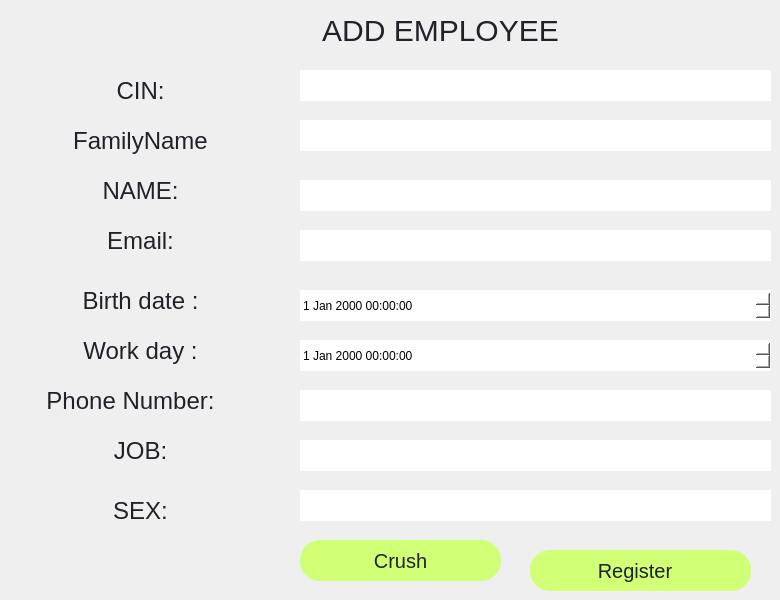
   <widget class="QWidget" name="page">
    <widget class="QLineEdit" name="lineEdit_8">
     <property name="geometry">
      <rect>
       <x>300</x>
       <y>70</y>
       <width>471</width>
       <height>31</height>
      </rect>
     </property>
     <property name="styleSheet">
      <string notr="true">QLineEdit {
    color: blue;  /* Change la couleur du texte en bleu */
    font-family: 'Sans-Serif';
    font-size: 20px;
    background-color: white;  /* Couleur de fond blanche */
    border-radius: 20px;
}
</string>
     </property>
    </widget>
    <widget class="QPushButton" name="pushButton_30">
     <property name="geometry">
      <rect>
       <x>530</x>
       <y>550</y>
       <width>221</width>
       <height>41</height>
      </rect>
     </property>
     <property name="toolTip">
      <string>&lt;html&gt;&lt;head/&gt;&lt;body&gt;&lt;p&gt;&lt;span style=&quot; color:#d1d938;&quot;&gt;employees&lt;/span&gt;&lt;/p&gt;&lt;/body&gt;&lt;/html&gt;</string>
     </property>
     <property name="styleSheet">
      <string notr="true">QPushButton{
color:rgb(33, 33, 41);
font-family: 'Sans-Serif';
 font-size: 20px;    
 background-color: rgb(209, 255, 117);;
border-radius:20px;
font-color:white;


}</string>
     </property>
     <property name="text">
      <string>Register  </string>
     </property>
    </widget>
    <widget class="QPushButton" name="pushButton_31">
     <property name="geometry">
      <rect>
       <x>300</x>
       <y>540</y>
       <width>201</width>
       <height>41</height>
      </rect>
     </property>
     <property name="toolTip">
      <string>&lt;html&gt;&lt;head/&gt;&lt;body&gt;&lt;p&gt;&lt;span style=&quot; color:#d1d938;&quot;&gt;employees&lt;/span&gt;&lt;/p&gt;&lt;/body&gt;&lt;/html&gt;</string>
     </property>
     <property name="styleSheet">
      <string notr="true">QPushButton{
color:rgb(33, 33, 41);
font-family: 'Sans-Serif';
 font-size: 20px;    
 background-color: rgb(209, 255, 117);;
border-radius:20px;
font-color:white;


}</string>
     </property>
     <property name="text">
      <string>Crush</string>
     </property>
    </widget>
    <widget class="QPushButton" name="pushButton_32">
     <property name="geometry">
      <rect>
       <x>0</x>
       <y>70</y>
       <width>281</width>
       <height>41</height>
      </rect>
     </property>
     <property name="toolTip">
      <string>&lt;html&gt;&lt;head/&gt;&lt;body&gt;&lt;p&gt;&lt;span style=&quot; color:#d1d938;&quot;&gt;employees&lt;/span&gt;&lt;/p&gt;&lt;/body&gt;&lt;/html&gt;</string>
     </property>
     <property name="styleSheet">
      <string notr="true">QPushButton{
color:rgb(33, 33, 41);
font-family: 'Sans-Serif';
 font-size: 24px;    
 background-color: transparent;
border-radius:20px;
font-color:white;


}</string>
     </property>
     <property name="text">
      <string>CIN:</string>
     </property>
    </widget>
    <widget class="QPushButton" name="pushButton_33">
     <property name="geometry">
      <rect>
       <x>0</x>
       <y>120</y>
       <width>281</width>
       <height>41</height>
      </rect>
     </property>
     <property name="toolTip">
      <string>&lt;html&gt;&lt;head/&gt;&lt;body&gt;&lt;p&gt;&lt;span style=&quot; color:#d1d938;&quot;&gt;employees&lt;/span&gt;&lt;/p&gt;&lt;/body&gt;&lt;/html&gt;</string>
     </property>
     <property name="styleSheet">
      <string notr="true">QPushButton{
color:rgb(33, 33, 41);
font-family: 'Sans-Serif';
 font-size: 24px;    
 background-color: transparent;
border-radius:20px;
font-color:white;


}</string>
     </property>
     <property name="text">
      <string>FamilyName</string>
     </property>
    </widget>
    <widget class="QDateTimeEdit" name="dateTimeEdit">
     <property name="geometry">
      <rect>
       <x>300</x>
       <y>290</y>
       <width>471</width>
       <height>31</height>
      </rect>
     </property>
     <property name="styleSheet">
      <string notr="true">background-color: rgb(255, 255, 255);
border: 1px solid transparent;  /* Makes the border transparent */
    background-color: white;  /* Optional: sets the background color */</string>
     </property>
    </widget>
    <widget class="QDateTimeEdit" name="dateTimeEdit_2">
     <property name="geometry">
      <rect>
       <x>300</x>
       <y>340</y>
       <width>471</width>
       <height>31</height>
      </rect>
     </property>
     <property name="styleSheet">
      <string notr="true">background-color: rgb(255, 255, 255);
border: 1px solid transparent;  /* Makes the border transparent */
  background-color: white;  /* Optional: sets the background color */</string>
     </property>
    </widget>
    <widget class="QPushButton" name="pushButton_51">
     <property name="geometry">
      <rect>
       <x>290</x>
       <y>10</y>
       <width>301</width>
       <height>41</height>
      </rect>
     </property>
     <property name="styleSheet">
      <string notr="true">QPushButton{
color:rgb(33, 33, 41);
font-family: 'Sans-Serif';
 font-size: 30px;    
	background-color: transparent;
border-radius:20px;
font-color:white;
}</string>
     </property>
     <property name="text">
      <string>ADD EMPLOYEE</string>
     </property>
    </widget>
    <widget class="QPushButton" name="pushButton_34">
     <property name="geometry">
      <rect>
       <x>0</x>
       <y>170</y>
       <width>281</width>
       <height>41</height>
      </rect>
     </property>
     <property name="toolTip">
      <string>&lt;html&gt;&lt;head/&gt;&lt;body&gt;&lt;p&gt;&lt;span style=&quot; color:#d1d938;&quot;&gt;employees&lt;/span&gt;&lt;/p&gt;&lt;/body&gt;&lt;/html&gt;</string>
     </property>
     <property name="styleSheet">
      <string notr="true">QPushButton{
color:rgb(33, 33, 41);
font-family: 'Sans-Serif';
 font-size: 24px;    
 background-color: transparent;
border-radius:20px;
font-color:white;


}</string>
     </property>
     <property name="text">
      <string>NAME:</string>
     </property>
    </widget>
    <widget class="QPushButton" name="pushButton_35">
     <property name="geometry">
      <rect>
       <x>0</x>
       <y>220</y>
       <width>281</width>
       <height>41</height>
      </rect>
     </property>
     <property name="toolTip">
      <string>&lt;html&gt;&lt;head/&gt;&lt;body&gt;&lt;p&gt;&lt;span style=&quot; color:#d1d938;&quot;&gt;employees&lt;/span&gt;&lt;/p&gt;&lt;/body&gt;&lt;/html&gt;</string>
     </property>
     <property name="styleSheet">
      <string notr="true">QPushButton{
color:rgb(33, 33, 41);
font-family: 'Sans-Serif';
 font-size: 24px;    
 background-color: transparent;
border-radius:20px;
font-color:white;


}</string>
     </property>
     <property name="text">
      <string>Email:</string>
     </property>
    </widget>
    <widget class="QPushButton" name="pushButton_36">
     <property name="geometry">
      <rect>
       <x>0</x>
       <y>280</y>
       <width>281</width>
       <height>41</height>
      </rect>
     </property>
     <property name="toolTip">
      <string>&lt;html&gt;&lt;head/&gt;&lt;body&gt;&lt;p&gt;&lt;span style=&quot; color:#d1d938;&quot;&gt;employees&lt;/span&gt;&lt;/p&gt;&lt;/body&gt;&lt;/html&gt;</string>
     </property>
     <property name="styleSheet">
      <string notr="true">QPushButton{
color:rgb(33, 33, 41);
font-family: 'Sans-Serif';
 font-size: 24px;    
 background-color: transparent;
border-radius:20px;
font-color:white;


}</string>
     </property>
     <property name="text">
      <string>Birth date :</string>
     </property>
    </widget>
    <widget class="QPushButton" name="pushButton_37">
     <property name="geometry">
      <rect>
       <x>0</x>
       <y>330</y>
       <width>281</width>
       <height>41</height>
      </rect>
     </property>
     <property name="toolTip">
      <string>&lt;html&gt;&lt;head/&gt;&lt;body&gt;&lt;p&gt;&lt;span style=&quot; color:#d1d938;&quot;&gt;employees&lt;/span&gt;&lt;/p&gt;&lt;/body&gt;&lt;/html&gt;</string>
     </property>
     <property name="styleSheet">
      <string notr="true">QPushButton{
color:rgb(33, 33, 41);
font-family: 'Sans-Serif';
 font-size: 24px;    
 background-color: transparent;
border-radius:20px;
font-color:white;


}</string>
     </property>
     <property name="text">
      <string>Work day :</string>
     </property>
    </widget>
    <widget class="QPushButton" name="pushButton_52">
     <property name="geometry">
      <rect>
       <x>-10</x>
       <y>380</y>
       <width>281</width>
       <height>41</height>
      </rect>
     </property>
     <property name="toolTip">
      <string>&lt;html&gt;&lt;head/&gt;&lt;body&gt;&lt;p&gt;&lt;span style=&quot; color:#d1d938;&quot;&gt;employees&lt;/span&gt;&lt;/p&gt;&lt;/body&gt;&lt;/html&gt;</string>
     </property>
     <property name="styleSheet">
      <string notr="true">QPushButton{
color:rgb(33, 33, 41);
font-family: 'Sans-Serif';
 font-size: 24px;    
 background-color: transparent;
border-radius:20px;
font-color:white;


}</string>
     </property>
     <property name="text">
      <string>Phone Number:</string>
     </property>
    </widget>
    <widget class="QPushButton" name="pushButton_53">
     <property name="geometry">
      <rect>
       <x>0</x>
       <y>430</y>
       <width>281</width>
       <height>41</height>
      </rect>
     </property>
     <property name="toolTip">
      <string>&lt;html&gt;&lt;head/&gt;&lt;body&gt;&lt;p&gt;&lt;span style=&quot; color:#d1d938;&quot;&gt;employees&lt;/span&gt;&lt;/p&gt;&lt;/body&gt;&lt;/html&gt;</string>
     </property>
     <property name="styleSheet">
      <string notr="true">QPushButton{
color:rgb(33, 33, 41);
font-family: 'Sans-Serif';
 font-size: 24px;    
 background-color: transparent;
border-radius:20px;
font-color:white;


}</string>
     </property>
     <property name="text">
      <string>JOB:</string>
     </property>
    </widget>
    <widget class="QPushButton" name="pushButton_54">
     <property name="geometry">
      <rect>
       <x>0</x>
       <y>490</y>
       <width>281</width>
       <height>41</height>
      </rect>
     </property>
     <property name="toolTip">
      <string>&lt;html&gt;&lt;head/&gt;&lt;body&gt;&lt;p&gt;&lt;span style=&quot; color:#d1d938;&quot;&gt;employees&lt;/span&gt;&lt;/p&gt;&lt;/body&gt;&lt;/html&gt;</string>
     </property>
     <property name="styleSheet">
      <string notr="true">QPushButton{
color:rgb(33, 33, 41);
font-family: 'Sans-Serif';
 font-size: 24px;    
 background-color: transparent;
border-radius:20px;
font-color:white;


}</string>
     </property>
     <property name="text">
      <string>SEX:</string>
     </property>
    </widget>
    <widget class="QLineEdit" name="lineEdit_9">
     <property name="geometry">
      <rect>
       <x>300</x>
       <y>120</y>
       <width>471</width>
       <height>31</height>
      </rect>
     </property>
     <property name="styleSheet">
      <string notr="true">QLineEdit {
    color: blue;  /* Change la couleur du texte en bleu */
    font-family: 'Sans-Serif';
    font-size: 20px;
    background-color: white;  /* Couleur de fond blanche */
    border-radius: 20px;
}
</string>
     </property>
    </widget>
    <widget class="QLineEdit" name="lineEdit_10">
     <property name="geometry">
      <rect>
       <x>300</x>
       <y>180</y>
       <width>471</width>
       <height>31</height>
      </rect>
     </property>
     <property name="styleSheet">
      <string notr="true">QLineEdit {
    color: blue;  /* Change la couleur du texte en bleu */
    font-family: 'Sans-Serif';
    font-size: 20px;
    background-color: white;  /* Couleur de fond blanche */
    border-radius: 20px;
}
</string>
     </property>
    </widget>
    <widget class="QLineEdit" name="lineEdit_12">
     <property name="geometry">
      <rect>
       <x>300</x>
       <y>230</y>
       <width>471</width>
       <height>31</height>
      </rect>
     </property>
     <property name="styleSheet">
      <string notr="true">QLineEdit {
    color: blue;  /* Change la couleur du texte en bleu */
    font-family: 'Sans-Serif';
    font-size: 20px;
    background-color: white;  /* Couleur de fond blanche */
    border-radius: 20px;
}
</string>
     </property>
    </widget>
    <widget class="QLineEdit" name="lineEdit_16">
     <property name="geometry">
      <rect>
       <x>300</x>
       <y>390</y>
       <width>471</width>
       <height>31</height>
      </rect>
     </property>
     <property name="styleSheet">
      <string notr="true">QLineEdit {
    color: blue;  /* Change la couleur du texte en bleu */
    font-family: 'Sans-Serif';
    font-size: 20px;
    background-color: white;  /* Couleur de fond blanche */
    border-radius: 20px;
}
</string>
     </property>
    </widget>
    <widget class="QLineEdit" name="lineEdit_17">
     <property name="geometry">
      <rect>
       <x>300</x>
       <y>440</y>
       <width>471</width>
       <height>31</height>
      </rect>
     </property>
     <property name="styleSheet">
      <string notr="true">QLineEdit {
    color: blue;  /* Change la couleur du texte en bleu */
    font-family: 'Sans-Serif';
    font-size: 20px;
    background-color: white;  /* Couleur de fond blanche */
    border-radius: 20px;
}
</string>
     </property>
    </widget>
    <widget class="QLineEdit" name="lineEdit_18">
     <property name="geometry">
      <rect>
       <x>300</x>
       <y>490</y>
       <width>471</width>
       <height>31</height>
      </rect>
     </property>
     <property name="styleSheet">
      <string notr="true">QLineEdit {
    color: blue;  /* Change la couleur du texte en bleu */
    font-family: 'Sans-Serif';
    font-size: 20px;
    background-color: white;  /* Couleur de fond blanche */
    border-radius: 20px;
}
</string>
     </property>
    </widget>
   </widget>
